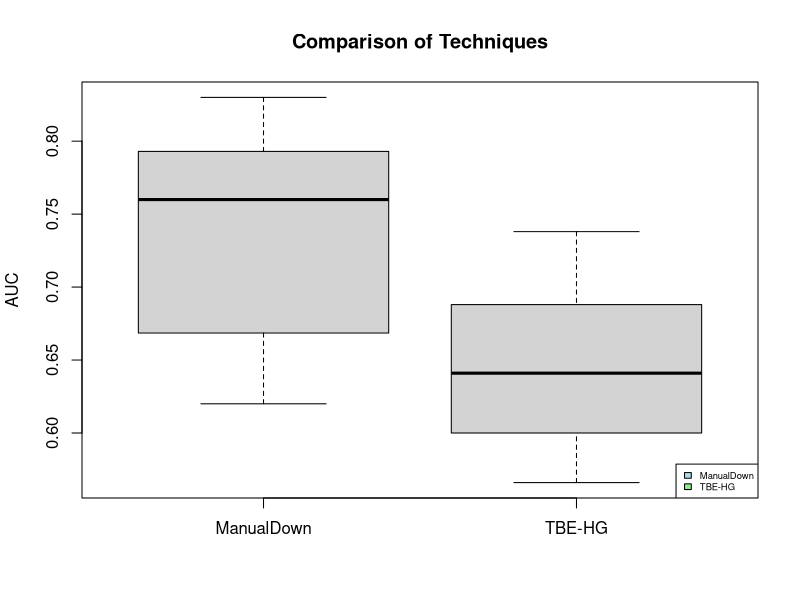

Source code (R):
# 读取CSV文件
data <- read.csv("5-(TSUSC24Qiu)AUCandF1.csv", header = TRUE)

# 检查数据框的前几行，确保数据正确导入
head(data)

# 替换列名中的点为下划线
colnames(data) <- gsub("\\.", "_", colnames(data))

# 使用原始数据绘制箱型图
boxplot(data$ManualDown_AUC, data$TBE_HG_AUC,
        names=c("ManualDown", "TBE-HG"),
        main="Comparison of Techniques" , ylab="AUC")

# 添加图例说明，并调整位置以避免遮挡图像
legend( legend=c("ManualDown", "TBE-HG"), 
        fill=c("lightblue", "lightgreen", "pink"),
        "bottomright",cex=0.565) # cex调整图例大小